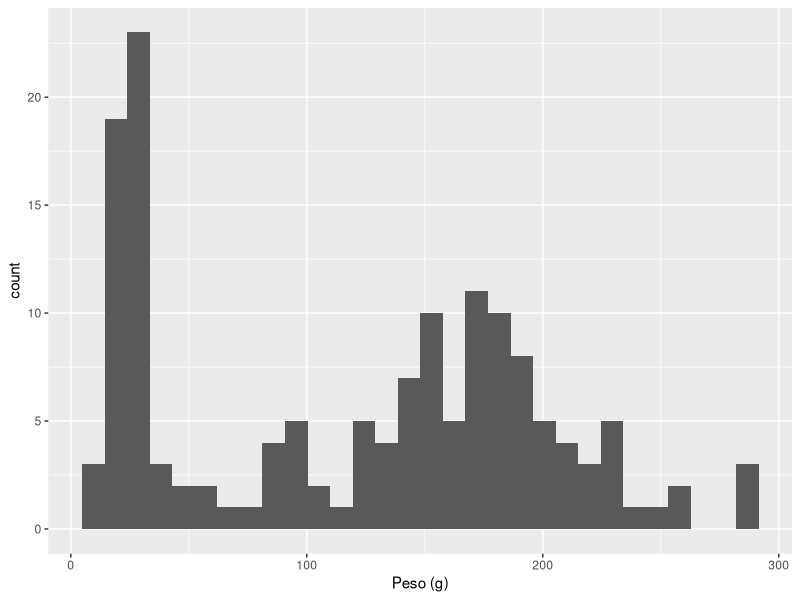
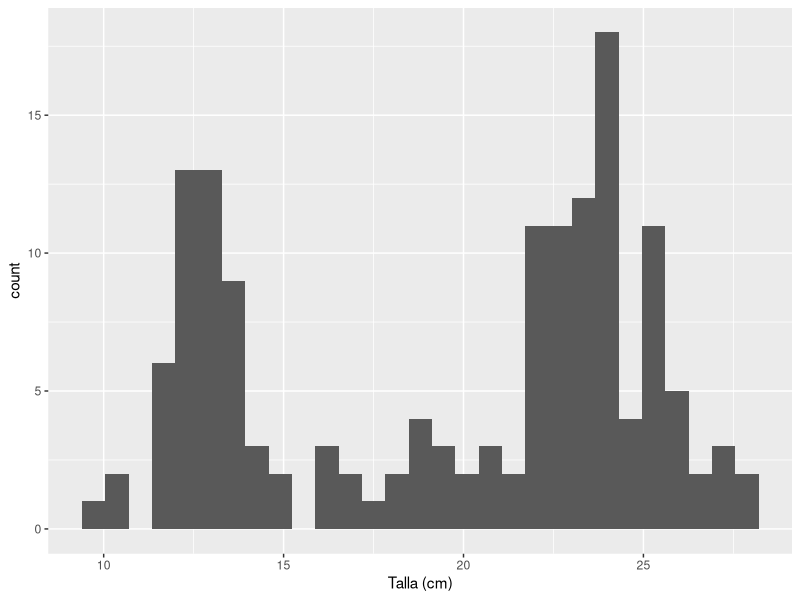
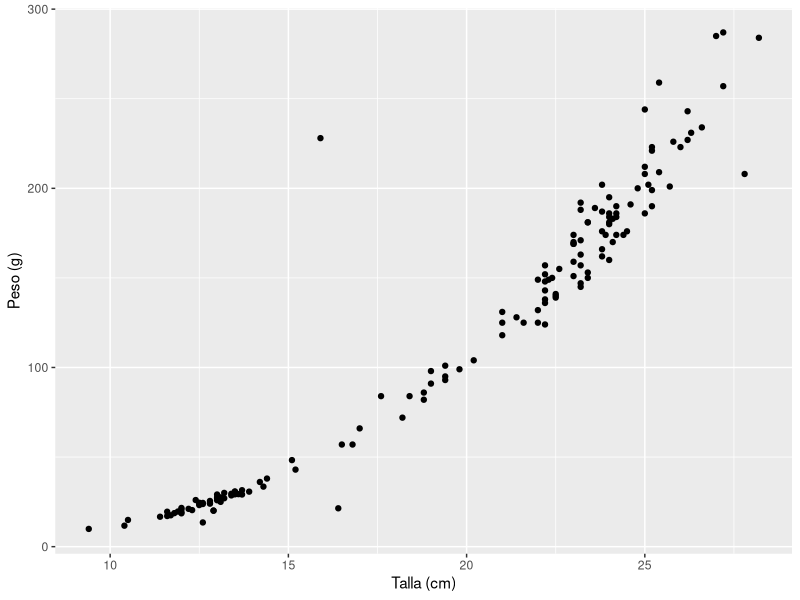
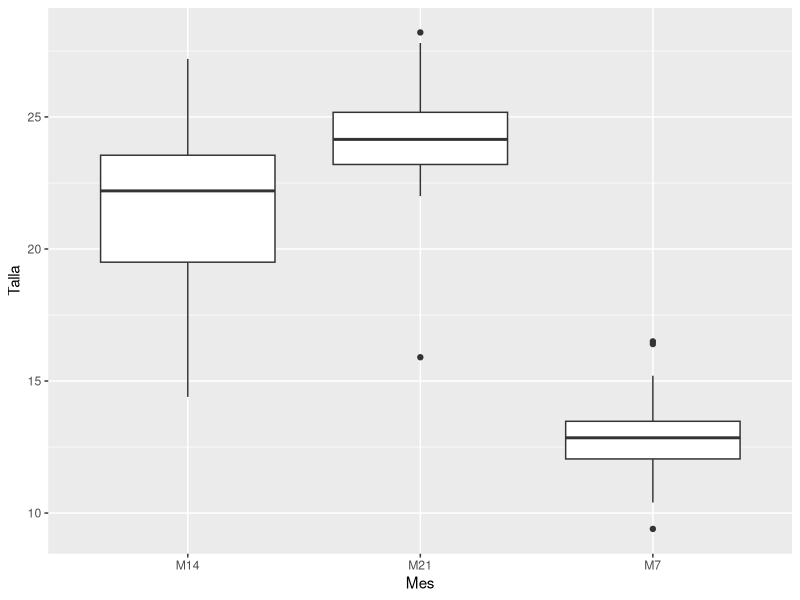
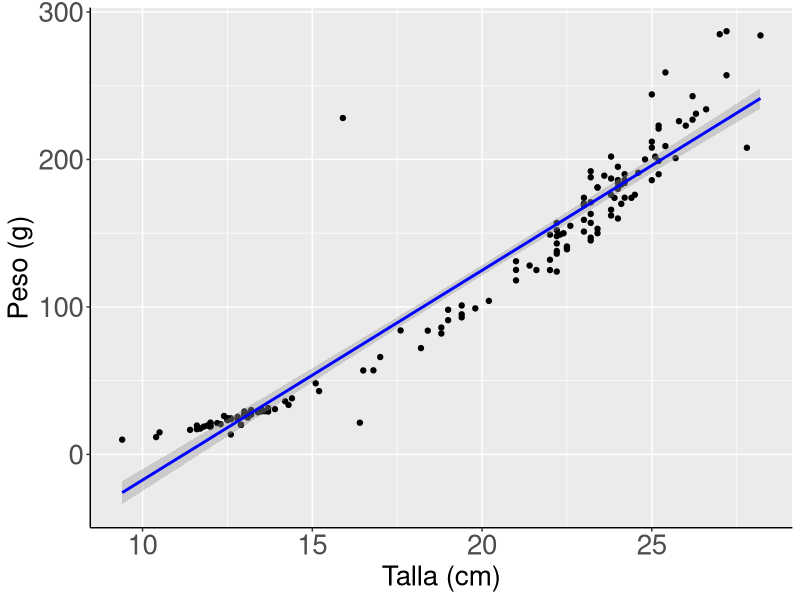
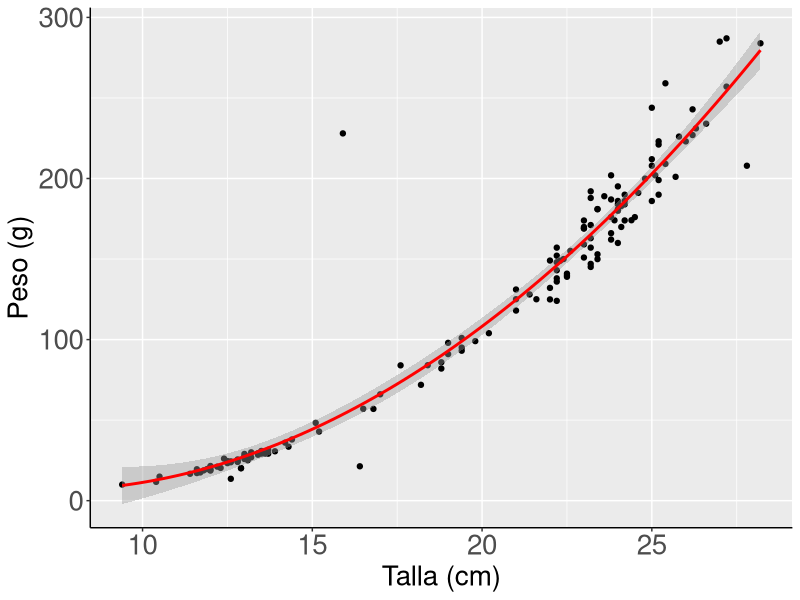
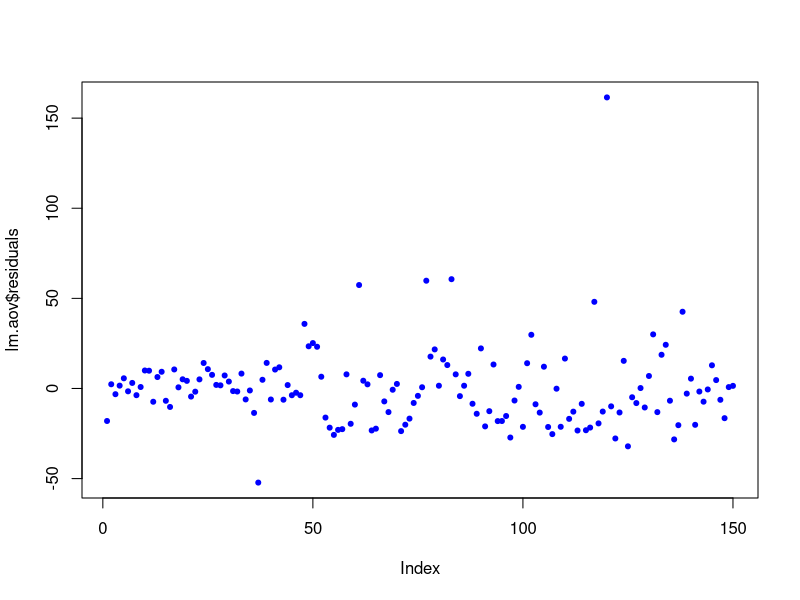
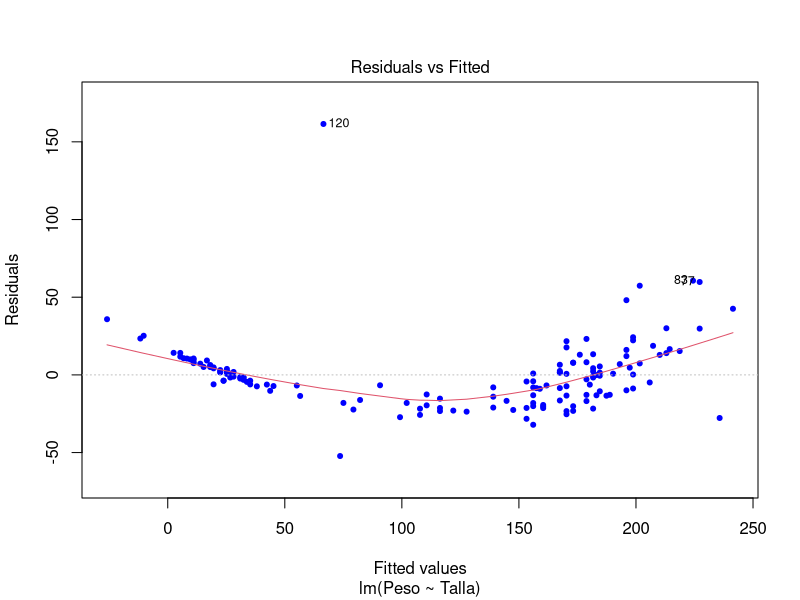

These figures' R source, in order: (Note: this script raises an error after producing the figures.)
## ---- chunk 1
knitr::opts_chunk$set(echo = FALSE)
library(readxl)
library(dplyr)
library(ggplot2)
library(multcomp)
library(psych)
library(car)
library(lmtest)
library(knitr)
## ---- chunk 2
# ....
lenguado2008 <- read_excel("lenguado2008.xlsx")
## ---- chunk 3
tabla_year <- table(lenguado2008$Año)
table(lenguado2008$Mes)
tabla_year %>% kable(caption = "tabla de frecuencia peso por año")
## ---- chunk 4
ggplot(lenguado2008, aes(x = Peso)) +
  geom_histogram(bins = 30)+ 
  labs(x="Peso (g)")
## ---- chunk 5
ggplot(lenguado2008, aes(x = Talla)) +
  geom_histogram(bins = 30)+
  labs(x="Talla (cm)")

## ---- chunk 6
ggplot(lenguado2008, aes(x=Talla, y=Peso)) +
    geom_point() +
  labs(x="Talla (cm)", y="Peso (g)")
  
## ---- chunk 7
lenguado2008$Mes<- as.factor(lenguado2008$Mes)
# Tablas de frecuencia peso por año
tabla_Mes <- table(lenguado2008$Mes)
tabla_Mes %>% kable(caption = "Número de peces por mes")
summary(lenguado2008)
## ---- chunk 8
lenguado2008$Talla <- as.numeric(lenguado2008$Talla)
lenguado2008$Peso <- as.numeric(lenguado2008$Peso)
ggplot(lenguado2008, aes(x = Mes, y = Talla)) +
  geom_boxplot()+
  labs(x="Mes", y="Talla")
# En el mes 21 se encuentra un dato atipico
## ---- chunk 9
lenguado2008$Fecha <- as.factor(lenguado2008$Fecha)
lenguado2008$Año <- as.factor(lenguado2008$Año)
summary(lenguado2008)
str(lenguado2008)
head(lenguado2008)
## ---- chunk 10
# Moldelo 1. Regresion lineal simple
model1 <- lm(Peso~Talla,data = lenguado2008)
summary(model1)$coef %>% kable()

## ---- chunk 11
My_Theme = theme(
  axis.title.x = element_text(size = 20),
  axis.text.x = element_text(size = 20),
  axis.title.y = element_text(size = 20),
  axis.text.y = element_text(size = 20))
plotmod1 <- ggplot(data = lenguado2008, aes(x = Talla, y = Peso)) +
  geom_point(position = position_jitter(w = 0, h = 0.1) ) +
  labs(x = "Talla (cm)", y = "Peso (g)") +
  scale_shape_manual(values=c(1,2)) +
 geom_smooth(method = "lm", formula = y ~ poly(x, 1), color = "blue") +
  scale_color_brewer(palette="Set1") + 
  theme(legend.position="none") +
  theme(panel.border=element_blank(), axis.line=element_line())
plotmod1+My_Theme
## ---- chunk 12
# Moldelo 2. Regresion No lineal
model2 <- lm(Peso~poly(Talla,2),data = lenguado2008)
summary(model2)$coef %>% kable()

## ---- chunk 13
My_Theme = theme(
  axis.title.x = element_text(size = 20),
  axis.text.x = element_text(size = 20),
  axis.title.y = element_text(size = 20),
  axis.text.y = element_text(size = 20))
plotmod2 <- ggplot(data = lenguado2008, aes(x = Talla, y = Peso)) +
  geom_point(position = position_jitter(w = 0, h = 0.1) ) +
  labs(x = "Talla (cm)", y = "Peso (g)") +
  scale_shape_manual(values=c(1,2)) +
  geom_smooth(method = "lm", formula = y ~ poly(x, 2), color = "red") +
  scale_color_brewer(palette="Set1") + 
  theme(legend.position="none") +
  theme(panel.border=element_blank(), axis.line=element_line())
plotmod2+My_Theme
## ---- chunk 14
anova(model1,model2)%>% kable()
## ---- chunk 15
AIC(model1, model2)%>% kable()
## ---- chunk 16
lm.aov <- lm(Peso ~ Talla, data = lenguado2008)
aov(lm.aov)
## ---- chunk 17
plot(lm.aov$residuals, pch=20, col = "blue")
## ---- chunk 18
dwtest(Peso ~ Talla, data = lenguado2008,
       alternative = c("two.sided"), 
       iterations = 15)
## ---- chunk 19
plot(lm.aov, 1, pch=20, col = "blue")
## ---- chunk 20
leveneTest(Peso ~ Talla, data = tilapia_cepas,
           center = "median")
## ---- chunk 21
plot(lm.aov, 2, pch=20, col = "blue")
## ---- chunk 22
aov_residuals <- residuals(object = lm.aov)
hist(x= aov_residuals, main = "Histograma de residuales")
## ---- chunk 23
shapiro.test(x= aov_residuals)
